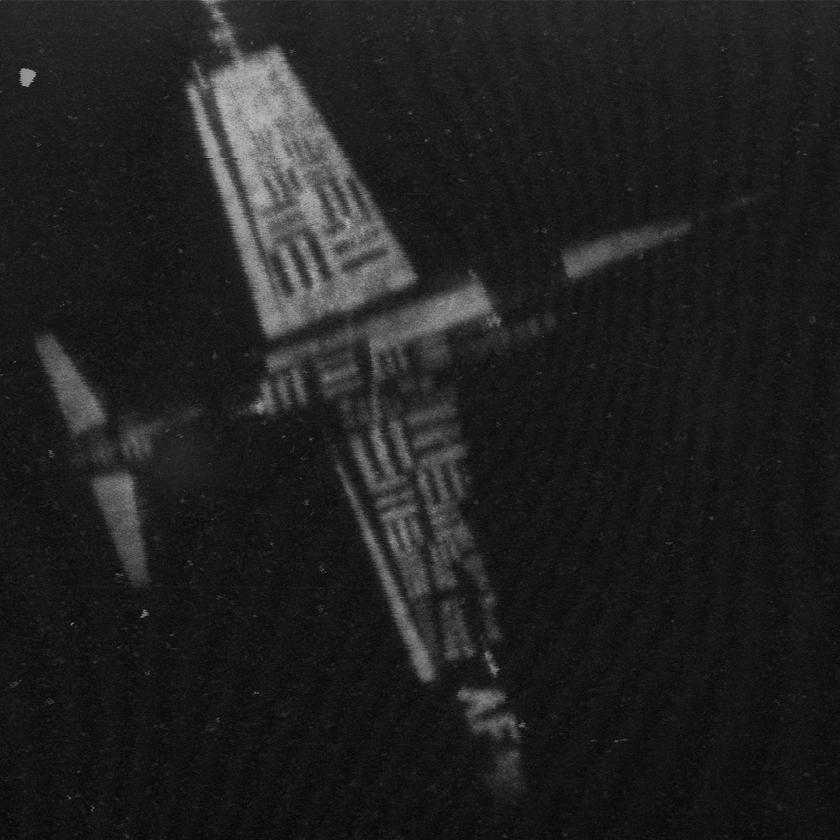
#> input picture misc/7.2.01.tiff, 840 x 840 px, shrunk from 1024 x 1024 before the run, found by its file name
$ python lab_exp_02_Histogram_Equalization_Grayscale.py
#> lines starting #> are read from the running program, lines starting #| are printed output that depends on the picture
import matplotlib.pyplot as plt
from skimage import io, exposure, img_as_ubyte

# Load the grayscale image (already in grayscale)
img_gray = io.imread('D://DIP_Handout//DIP_LAB2//DIP_LAB//Dataset//7.2.01.tiff')
#> img_gray is the input picture: shape (840, 840); min 5, max 190, mean 32.5

# Ensure image is in uint8 format [0, 255]
img_gray = img_as_ubyte(img_gray)

# Perform histogram equalization
img_eq_gray = exposure.equalize_hist(img_gray)
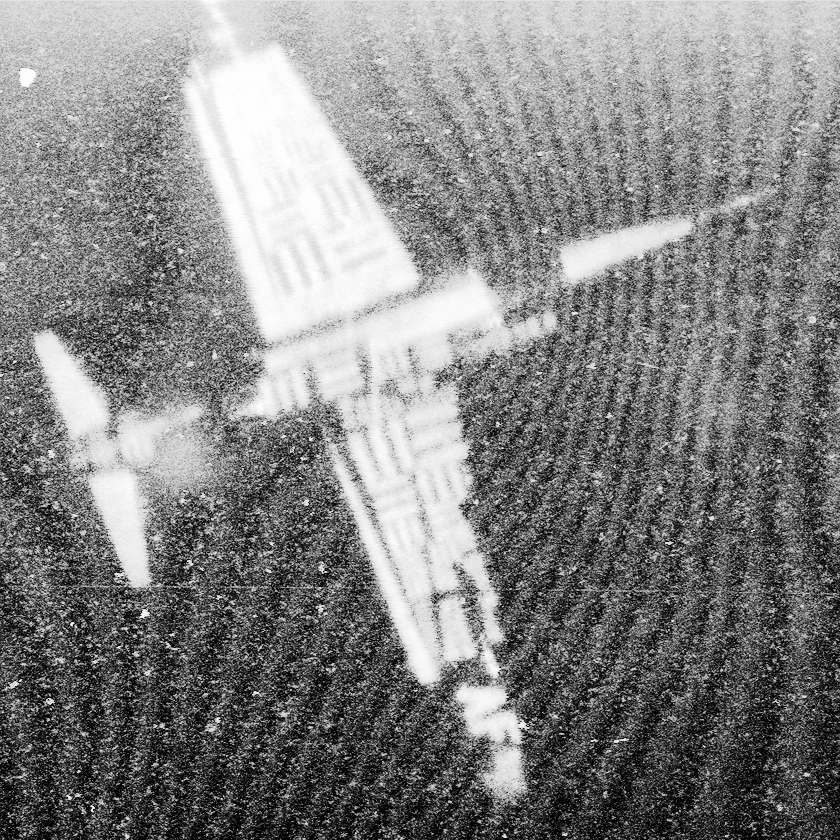
#> img_eq_gray: shape (840, 840) float64; min 8.5e-06, max 1, mean 0.516
img_eq_gray = img_as_ubyte(img_eq_gray)  # Convert back to [0, 255] format

# Plot images and histograms
fig, axes = plt.subplots(2, 2, figsize=(12, 8))

# Display original grayscale image
axes[0, 0].imshow(img_gray, cmap='gray')
axes[0, 0].set_title("Original Grayscale")
axes[0, 0].axis('off')

# Display equalized grayscale image
axes[0, 1].imshow(img_eq_gray, cmap='gray')
axes[0, 1].set_title("Equalized Grayscale")
axes[0, 1].axis('off')

# Plot histogram of original image
axes[1, 0].hist(img_gray.ravel(), bins=256, range=(0, 255), histtype='step', color='black')
axes[1, 0].set_title("Original Histogram")
axes[1, 0].set_xlim(0, 255)

# Plot histogram of equalized image
axes[1, 1].hist(img_eq_gray.ravel(), bins=256, range=(0, 255), histtype='step', color='black')
axes[1, 1].set_title("Equalized Histogram")
axes[1, 1].set_xlim(0, 255)

plt.tight_layout()
plt.show()
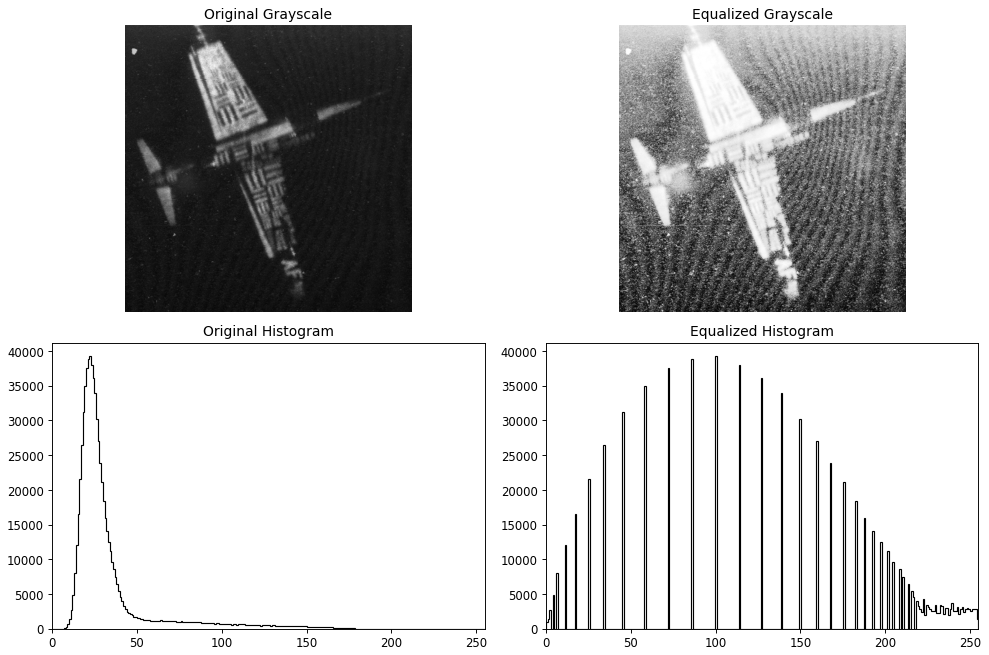
#> figure drawn by matplotlib, 4 panels

$ run again, with misc/4.1.03.tiff copied over misc/7.2.01.tiff
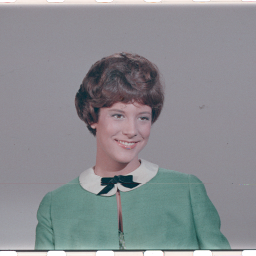
#> input picture misc/4.1.03.tiff, 256 x 256 px, found by its file name
#> img_gray is the input picture: shape (256, 256, 3); mean R, G, B 137.6, 140, 144
#> `img_eq_gray = exposure.equalize_hist(img_gray)`:
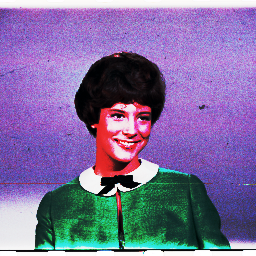
#> img_eq_gray: shape (256, 256, 3) float64; mean R, G, B 0.496, 0.433, 0.619
#> `plt.show()`:
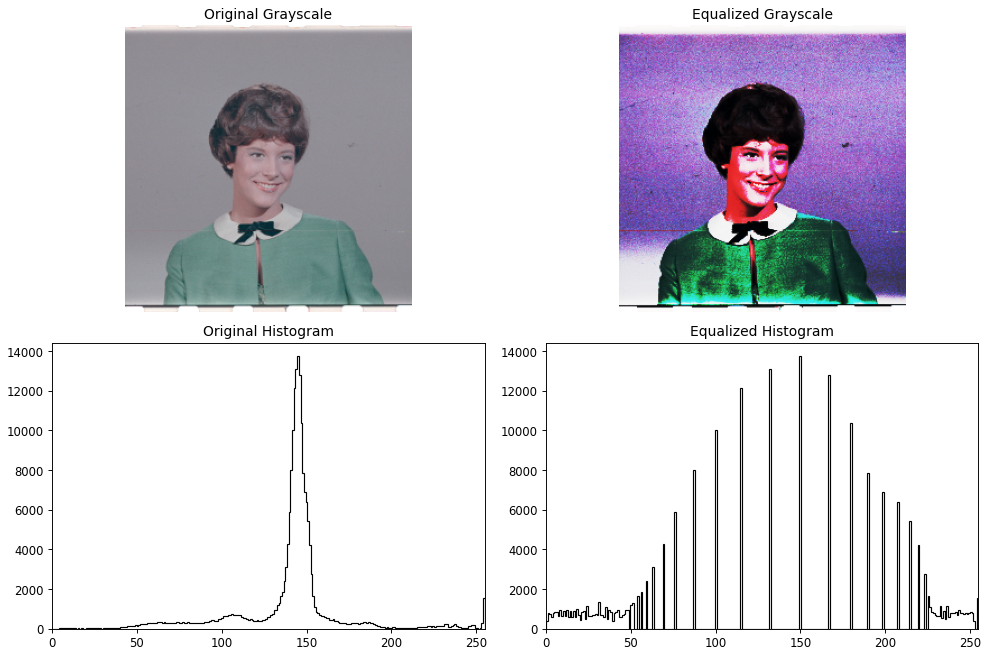
#> figure drawn by matplotlib, 4 panels
